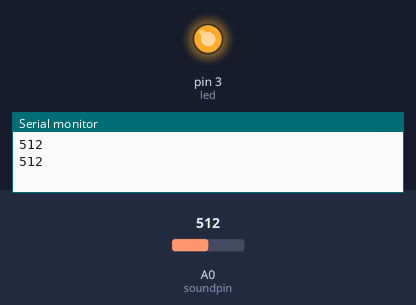
The sketch below on a simulated Arduino Uno, built with avr-gcc and run on an emulated ATmega328P. On the bench: output pins drawn as LEDs (lit = HIGH), the last lines printed to the serial monitor. The inputs (shaded band) are chosen by the test bench; at power-on: A0 (soundpin) = 512.

Above: at 1.8 s.
1.9 s: A0 (soundpin) set to 52
3.4 s: A0 (soundpin) set to 47
At 5.2 s:
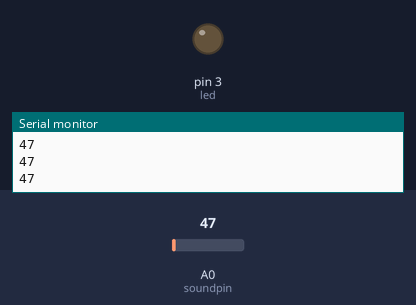
5.5 s: A0 (soundpin) set to 122
At 6.7 s:
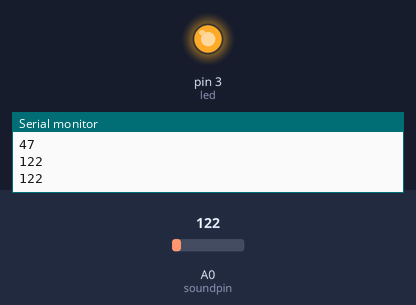
7.0 s: A0 (soundpin) set to 40
At 8.2 s:
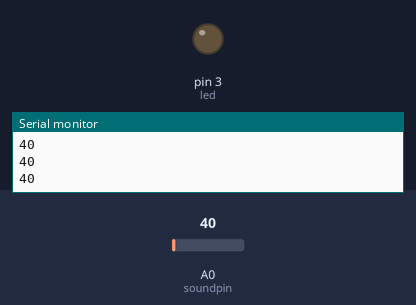
Timing chart, 0 to 10.0 s (numbered marks = the images above; inputs shaded):
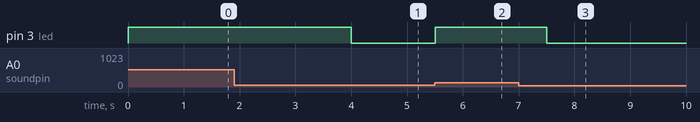

The sketch:

Sensour_Sound.ino
```cpp
const int led = 3;
const int soundpin = A0;
const int threshold = 50;

void setup() {
  Serial.begin(9600);
  pinMode(led, OUTPUT);
  pinMode(soundpin, INPUT);
}

void loop() {
  int soundsens = analogRead(soundpin);
  Serial.println(soundsens);
  if(soundsens >= threshold){
    digitalWrite(led, HIGH);
    delay(1000);
  }
  else
    digitalWrite(led, LOW);
}
```

Measured:
- the behaviour switches between 50 and 49 on A0 (soundpin) (found by bisection; images 0 and 1)
- after the input at 3.4 s, pin 3 (led): HIGH → LOW after 0.60 s
- after the input at 5.5 s, pin 3 (led): LOW → HIGH at once
- after the input at 7.0 s, pin 3 (led): HIGH → LOW after 0.51 s
